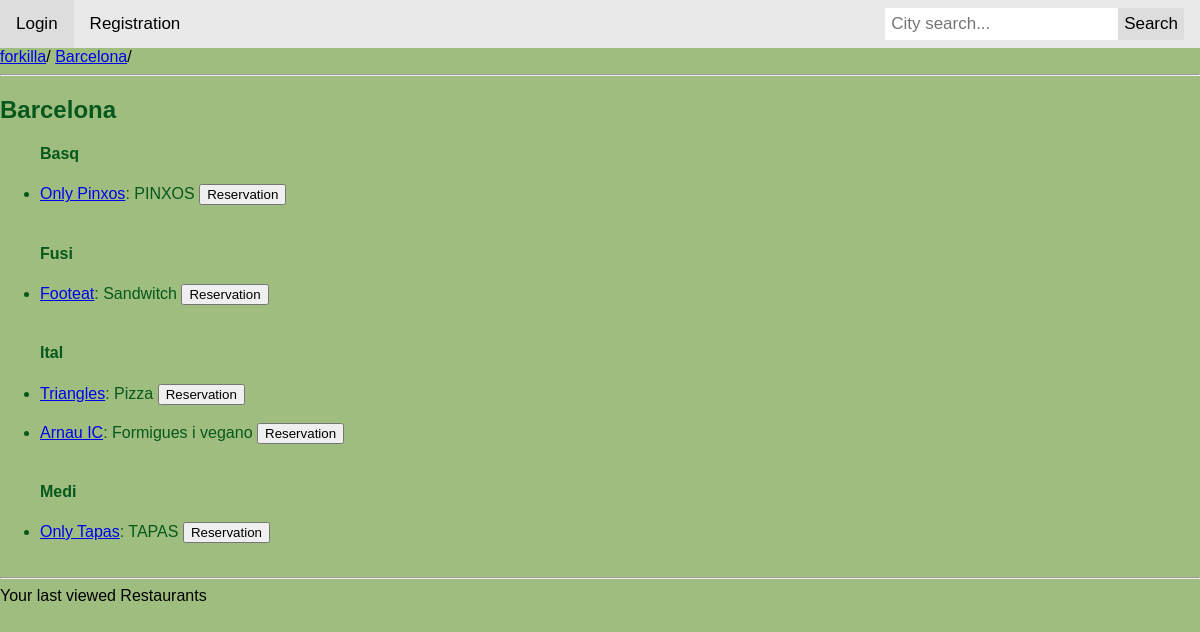
The page /restaurants/Barcelona/ on the database its author committed.
### forkilla/models.py (models this page shows, shortened)
class Restaurant(models.Model):
    CATEGORIES = (
        ("Rice", "Rice"),
        ("Fusi", "Fusion"),
        ("BBQ", "Barbecue"),
        ("Chin", "Chinese"),
        ("Medi", "Mediterranean"),
        ("Crep", "Creperie"),
        ("Hind", "Hindu"),
        ("Japa", "Japanese"),
        ("Ital", "Italian"),
        ("Mexi", "Mexican"),
        ("Peru", "Peruvian"),
        ("Russ", "Russian"),
        ("Turk", "Turkish"),
        ("Basq", "Basque"),
        ("Vegy", "Vegetarian"),
        ("Afri", "African"),
        ("Egyp", "Egyptian"),
        ("Grek", "Greek")
    )
    _d_categories = dict(CATEGORIES)
    restaurant_number = models.CharField(max_length=8, unique=True)
    name = models.CharField(max_length=50)
    menu_description = models.TextField()
    price_average = models.DecimalField(max_digits=5, decimal_places=2)
    is_promot = models.BooleanField()
    rate = models.DecimalField(max_digits=3, decimal_places=1)
    address = models.CharField(max_length=50)
    city = models.CharField(max_length=50)
    country = models.CharField(max_length=50)
    featured_photo = models.ImageField()
    category = models.CharField(max_length=5, choices=CATEGORIES)
    restaurant_capacity = models.PositiveIntegerField(max_length=3)

### forkilla/views.py (the view, shortened to what this page needs)
# urls.py: url(r'^restaurants/(?P<city>.*)/(?P<category>.*)/$', views.restaurants, name='restaurants'),
def restaurants(request, city="", category = ""):
    promoted = False
    if city:
        restaurants_filtered = Restaurant.objects.filter(city__iexact=city).order_by("category")
        if category:
            restaurants_filtered = Restaurant.objects.filter(city__iexact=city).filter(category__iexact=category)
    else:
        restaurants_filtered = Restaurant.objects.filter().order_by("category")
        promoted = False
    viewedrestaurants = _check_session(request)
    context = {
        'city': city,
        'category' : category,
        'restaurants': restaurants_filtered,
        'promoted': promoted,
        'admin': request.user.is_superuser,
        'logged': request.user.is_authenticated(),
        'user_name': request.user.username,
        'viewedrestaurants': viewedrestaurants
    }
    return render(request, 'forkilla/restaurants.html', context)

### forkilla/views.py (called while the page is built)
def _check_session(request):
    if "viewedrestaurants" not in request.session:
        viewedrestaurants = ViewedRestaurants()
        viewedrestaurants.save()
        request.session["viewedrestaurants"] = viewedrestaurants.id_vr
    else:
        viewedrestaurants = ViewedRestaurants.objects.get(id_vr=request.session["viewedrestaurants"])
    return viewedrestaurants

### templates/forkilla/restaurants.html (shortened to what this page needs)
{% extends 'forkilla/base.html' %}
{% block content %}
<html>
    <head>
    </head>
    <body style="background-color: #9ebd7e;">
        <header>
            <hr/>
            {% if city%}
            <h2 style="color: #06581c;">{{city}}</h2>
            {% endif %}
        </header>
        <main>
            <article>
                {% if restaurants %}
                    <form action="{% url 'reservation'%}" method="get">
                        <ul>
                        {% for restaurant in restaurants %}
                            {% ifchanged restaurant.category %}
                                <h4 style="color: #06581c;"> <b>{{restaurant.category}}</b> </h4>
                            {% endifchanged %}
                            <li style="color: #06581c;" >
                                <a href="{% url 'restaurant' restaurant.restaurant_number%}"> {{restaurant.name}}</a>: {{restaurant.menu_description}}
                                <button type="submit" name="reservation" value={{restaurant.restaurant_number}}> Reservation </button>
                            </li>
                            <br>
                        {% endfor %}
                        </ul>
                    </form>
                {% else %}
                    <p style="color: #06581c;">No restaurants are available.</p>
                {% endif %}
            </article>
        </main>
    </body>
</html>
{% endblock %}

### templates/forkilla/base.html (style rules this page uses)
* { box-sizing: border-box; }
body { margin: 0; font-family: Arial, Helvetica, sans-serif; }

### rows shown on the page
Restaurant: category "Basq", name "Only Pinxos", menu_description "PINXOS", {{ restaurant.restaurant_number }} 09186666 (drawn)
Restaurant: category "Fusi", name "Footeat", menu_description "Sandwitch", {{ restaurant.restaurant_number }} 00000008 (drawn)
Restaurant: category "Ital", name "Triangles", menu_description "Pizza", {{ restaurant.restaurant_number }} 00000009 (drawn)
Restaurant: name "Arnau IC", menu_description "Formigues i vegano", {{ restaurant.restaurant_number }} 00000015 (drawn)
Restaurant: category "Medi", name "Only Tapas", menu_description "TAPAS", {{ restaurant.restaurant_number }} 09186777 (drawn)

### other values the page prints
{{ city }} "Barcelona"
